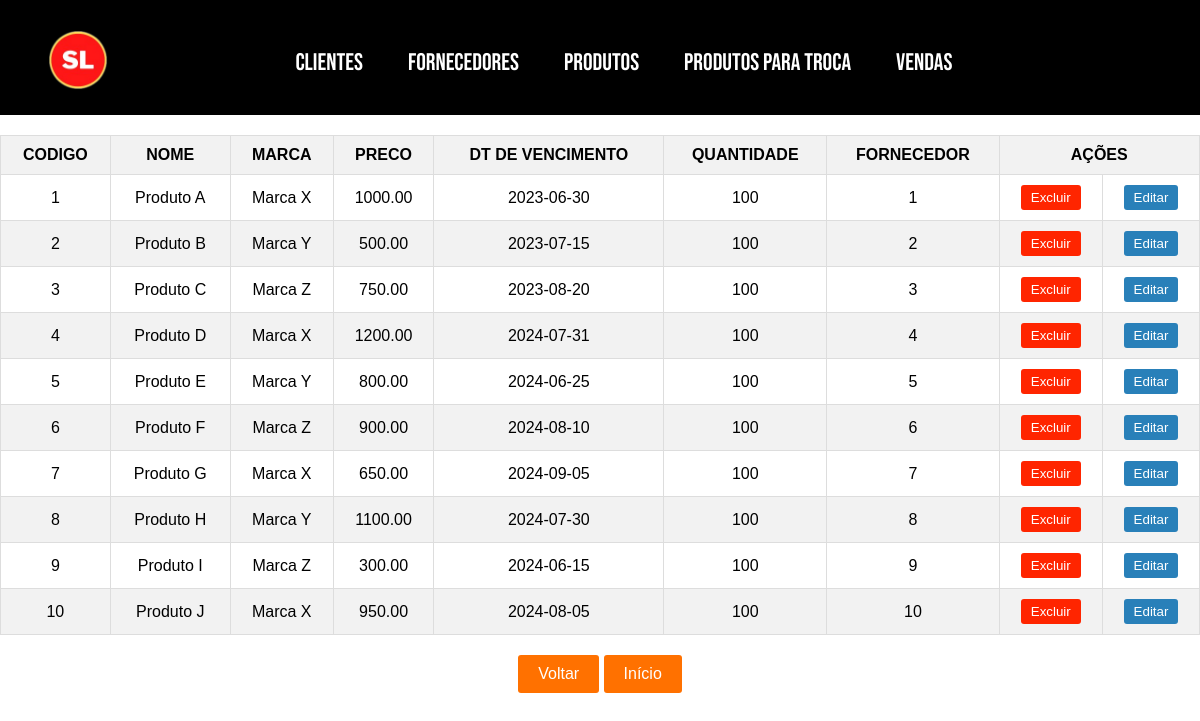
The page /Produto/listaProduto.php on the database its author committed.
### tables this page shows
CREATE TABLE Produto (
    codigo INT AUTO_INCREMENT PRIMARY KEY,
    nome VARCHAR(255),
    marca VARCHAR(255),
    preco DECIMAL(10 , 2 ),
    dtVencimento DATE,
    quantidade INT,
    fornecedor INT NOT NULL,
    FOREIGN KEY (fornecedor)
        REFERENCES Fornecedor (codigo)
);

### database/Conexao.php (called while the page is built)
<?php
class Conexao
{
    private static $dsn = 'mysql:host=localhost;dbname=supermercado;port=3306';
    private static $usuario = 'root';
    private static $senha = 'root';
    private static $conexao = null;
    public static function getConexao() : PDO
    {
        if (Conexao::$conexao == null){
            try {
                Conexao::$conexao = new PDO(Conexao::$dsn, Conexao::$usuario, Conexao::$senha);
            } catch (PDOException $e) {
                echo $e->getMessage();
            }
        }
        return Conexao::$conexao;
    }
    public static function getPreparedStatement($sql) : PDOStatement
    {
        $pst = null;
        if (Conexao::getConexao() != null) {
            try{
                $pst = Conexao::$conexao->prepare($sql);
            } catch (PDOException $e){
                echo $e->getMessage();
            }
        }
        return $pst;
    }
}

### database/DAOProduto.php (called while the page is built, shortened)
<?php
class DaoProduto
{
    public function listaTodos()
    {
        $pst = Conexao::getPreparedStatement('select * from Produto;');
        $pst->execute();
        $lista = $pst->fetchAll(PDO::FETCH_ASSOC);
        return $lista;
    }
}

### Produto/listaProduto.php (the view, shortened to what this page needs)
<!DOCTYPE html>
<html lang="en">
<head>
    <link rel="stylesheet" href="../styleLista.css">
</head>
<body>
    <?php
        require_once('../barra.php');
    ?>
    <table border="1">
    <tr>
    <th>CODIGO</th>
    <th>NOME</th>
    <th>MARCA</th>
    <th>PRECO</th>
    <th>DT DE VENCIMENTO</th>
    <th>QUANTIDADE</th>
    <th>FORNECEDOR</th>
    <th colspan="2">AÇÕES</th>
</tr>
<?php
require_once BASE . '\database\Conexao.php';
require_once BASE . '\database\DaoProduto.php';
$daoProduto = new DaoProduto();
$lista = $daoProduto ->listaTodos();
foreach ($lista as $registro){
    echo '<tr>';
    echo '<td>' . $registro['codigo'] . '</td>';
    echo '<td>' . $registro['nome'] . '</td>';
    echo '<td>' . $registro['marca'] . '</td>';
    echo '<td>' . $registro['preco'] . '</td>';
    echo '<td>' . $registro['dtVencimento'] . '</td>';
    echo '<td>' . $registro['quantidade'] . '</td>';
    echo '<td>' . $registro['fornecedor'] . '</td>';
    ?>
<td>
    <form action="excluiProduto.php" method="post">
        <div class="botaoExcluir"><button>Excluir</button></div>
    </form>
    </td>
    <td>
    <form action="formAlteraProduto.php" method="post">
        <div class="botaoEditar"><button>Editar</button></div>
    </form>
    </td>
    <?php
    echo '</tr>';
}
?>
        </table>
        <div class="botaoVoltarInicio">
        <a href="../menu/Produto.php"><button>Voltar</button></a>
        <a href="../"><button>Início</button></a>
        </div>
    </body>
</html>

### styleLista.css (style rules this page uses)
body { font-family: Arial, sans-serif; background-color: #f5f5f5; margin: 0; padding: 0; display: flex; flex-direction: column; align-items: center; justify-content: center; }
table { width: 100%; border-collapse: collapse; margin-top: 20px; }
th, td { padding: 10px; text-align: center; border: 1px solid #ddd; }
th { background-color: #f2f2f2; }
.botaoExcluir button { padding: 5px 10px; background-color: #FF2500; color: #fff; border: none; border-radius: 3px; cursor: pointer; transition: background-color 0.3s ease; }
.botaoEditar button { padding: 5px 10px; background-color: #2980b9; color: #fff; border: none; border-radius: 3px; cursor: pointer; transition: background-color 0.3s ease; }
.botaoVoltarInicio button { padding: 10px 20px; background-color: #FF7100; color: #fff; border: none; border-radius: 3px; cursor: pointer; transition: background-color 0.3s ease; margin-left: 20; font-size: 16px; margin-top: 20px; margin-bottom: 20px; }
a { text-decoration: none; margin-top: 10px; }
tr:nth-child(odd) { background-color: #f2f2f2; }

### barra.php (style rules this page uses)
* { margin: 0; padding: 0; box-sizing: border-box; }
body { background-color: #ffffff; }

### rows shown on the page
produto: codigo "1", nome "Produto A", marca "Marca X", preco "1000.00", dtVencimento "2023-06-30", quantidade "100", fornecedor "1"
produto: codigo "2", nome "Produto B", marca "Marca Y", preco "500.00", dtVencimento "2023-07-15", quantidade "100", fornecedor "2"
produto: codigo "3", nome "Produto C", marca "Marca Z", preco "750.00", dtVencimento "2023-08-20", quantidade "100", fornecedor "3"
produto: codigo "4", nome "Produto D", marca "Marca X", preco "1200.00", dtVencimento "2024-07-31", quantidade "100", fornecedor "4"
produto: codigo "5", nome "Produto E", marca "Marca Y", preco "800.00", dtVencimento "2024-06-25", quantidade "100", fornecedor "5"
produto: codigo "6", nome "Produto F", marca "Marca Z", preco "900.00", dtVencimento "2024-08-10", quantidade "100", fornecedor "6"
produto: codigo "7", nome "Produto G", marca "Marca X", preco "650.00", dtVencimento "2024-09-05", quantidade "100", fornecedor "7"
produto: codigo "8", nome "Produto H", marca "Marca Y", preco "1100.00", dtVencimento "2024-07-30", quantidade "100", fornecedor "8"
produto: codigo "9", nome "Produto I", marca "Marca Z", preco "300.00", dtVencimento "2024-06-15", quantidade "100", fornecedor "9"
produto: codigo "10", nome "Produto J", marca "Marca X", preco "950.00", dtVencimento "2024-08-05", quantidade "100", fornecedor "10"
